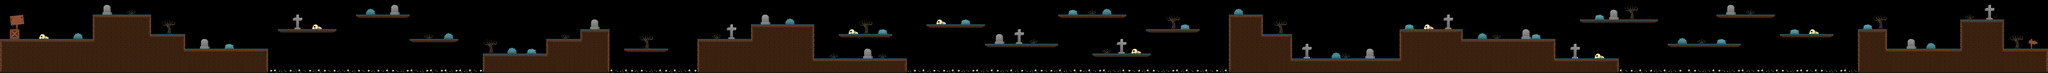

Rendered tile map (Tiled .tmx) drawn with the repository's tilesets; below, a short description and the map source with its tile grids summarised:
An orthogonal 420x15 tile map with 32x32 px tiles, 2 tile layers (suelo, objetos), 2 hidden layers not drawn, 3 tilesets and 38 objects (terreno 1, terreno 2, terreno 3, terreno 4, terreno 5, ...).

<map version="1.5" tiledversion="2021.03.23" orientation="orthogonal" renderorder="right-down" width="420" height="15" tilewidth="32" tileheight="32" infinite="0" nextlayerid="6" nextobjectid="41">
 <tileset firstgid="1" source="fondo1.tsx" />
 <tileset firstgid="301" source="objetos.tsx" />
 <tileset firstgid="365" source="tiles.tsx" />
 <layer id="1" name="fondo" width="420" height="15" visible="0">
  <data>[6300 cells, 6300 non-empty, 300 distinct tile ids]</data>
 </layer>
 <layer id="2" name="suelo" width="420" height="15">
  <data>[6300 cells, 1944 non-empty, 20 distinct tile ids]</data>
 </layer>
 <layer id="3" name="objetos" width="420" height="15">
  <data>[6300 cells, 338 non-empty, 52 distinct tile ids]</data>
 </layer>
 <layer id="5" name="huesos" width="420" height="15" visible="0">
  <data>[6300 cells, 357 non-empty, 4 distinct tile ids]</data>
 </layer>
 <objectgroup id="4" name="terreno">
  <object id="1" name="terreno 1" x="0" y="255.606" width="609.03" height="223.273" />
  <object id="2" name="terreno 2" x="609.03" y="96.9091" width="382.848" height="382.97" />
  <object id="3" name="terreno 3" x="992.909" y="224.242" width="223.182" height="254.636" />
  <object id="4" name="terreno 4" x="1218.06" y="320.273" width="542.485" height="157.545" />
  <object id="5" name="terreno 5" x="3169.7" y="354.545" width="414.091" height="124.242" />
  <object id="6" name="terreno 6" x="3583.79" y="255.606" width="225.303" height="223.182" />
  <object id="7" name="terreno 7" x="3810.06" y="192.97" width="190.909" height="285.879" />
  <object id="8" name="terreno 8" x="4576.79" y="255.697" width="352.455" height="226.121" />
  <object id="9" name="terreno 9" x="4929.24" y="161.667" width="416.182" height="319.03" />
  <object id="10" name="terreno 10" x="5347.39" y="383.879" width="606.091" height="94.7879" />
  <object id="11" name="terreno 11" x="8062.67" y="96.0909" width="226.152" height="382.667" />
  <object id="12" name="terreno 12" x="8289.82" y="225.333" width="190.939" height="253.515" />
  <object id="13" name="terreno 13" x="8481.82" y="383.97" width="703" height="94.8182" />
  <object id="14" name="terreno 14" x="9182.88" y="193.03" width="419.03" height="285.667" />
  <object id="15" name="terreno 15" x="9602.88" y="254.697" width="605.091" height="225" />
  <object id="16" name="terreno 16" x="10209.9" y="382.939" width="414.212" height="95.7879" />
  <object id="17" name="terreno 17" x="12194" y="193.939" width="190.788" height="284.939" />
  <object id="18" name="terreno 18" x="12385.7" y="320.273" width="479.97" height="158.545" />
  <object id="19" name="terreno 19" x="12864.7" y="127.273" width="287.727" height="352.576" />
  <object id="20" name="terreno 20" x="13152.4" y="321.364" width="286.939" height="157.333" />
  <object id="23" name="huesos 1" x="1761.45" y="457.485" width="1407.15" height="21.2727" />
  <object id="24" name="huesos 2" x="3998.94" y="453.333" width="576.818" height="25.4545" />
  <object id="25" name="huesos 3" x="5953.61" y="456.485" width="2110.45" height="22.3333" />
  <object id="26" name="huesos 4" x="10625.2" y="457.576" width="1568.67" height="21.1818" />
  <object id="27" name="isla 1" x="1825.18" y="192.848" width="383.909" height="22.303" />
  <object id="28" name="isla 2" x="2336.33" y="95.9091" width="352.636" height="25.303" />
  <object id="29" name="isla 3" x="2688.67" y="255.303" width="320.364" height="24.6364" />
  <object id="30" name="isla 4" x="4090.91" y="321.242" width="293" height="23.1818" />
  <object id="31" name="isla 5" x="5502.06" y="225.212" width="352.667" height="23.303" />
  <object id="32" name="isla 6" x="6080.76" y="160.576" width="383.97" height="23.303" />
  <object id="33" name="isla 7" x="6463.61" y="287.788" width="480.879" height="24.3636" />
  <object id="34" name="isla 8" x="6944.39" y="97" width="448.758" height="24.2424" />
  <object id="35" name="isla 9" x="7167.58" y="352.394" width="385.091" height="24.4242" />
  <object id="36" name="isla 10" x="7522.27" y="192.848" width="350.455" height="23.3939" />
  <object id="37" name="isla 11" x="10368.6" y="127.273" width="511.303" height="24.2727" />
  <object id="38" name="isla 12" x="10945.5" y="287.879" width="478.788" height="24.2424" />
  <object id="39" name="isla 13" x="11265.6" y="96.9091" width="382.727" height="24.3636" />
  <object id="40" name="isla 14" x="11680.8" y="225.152" width="352.485" height="23.3939" />
 </objectgroup>
</map>
